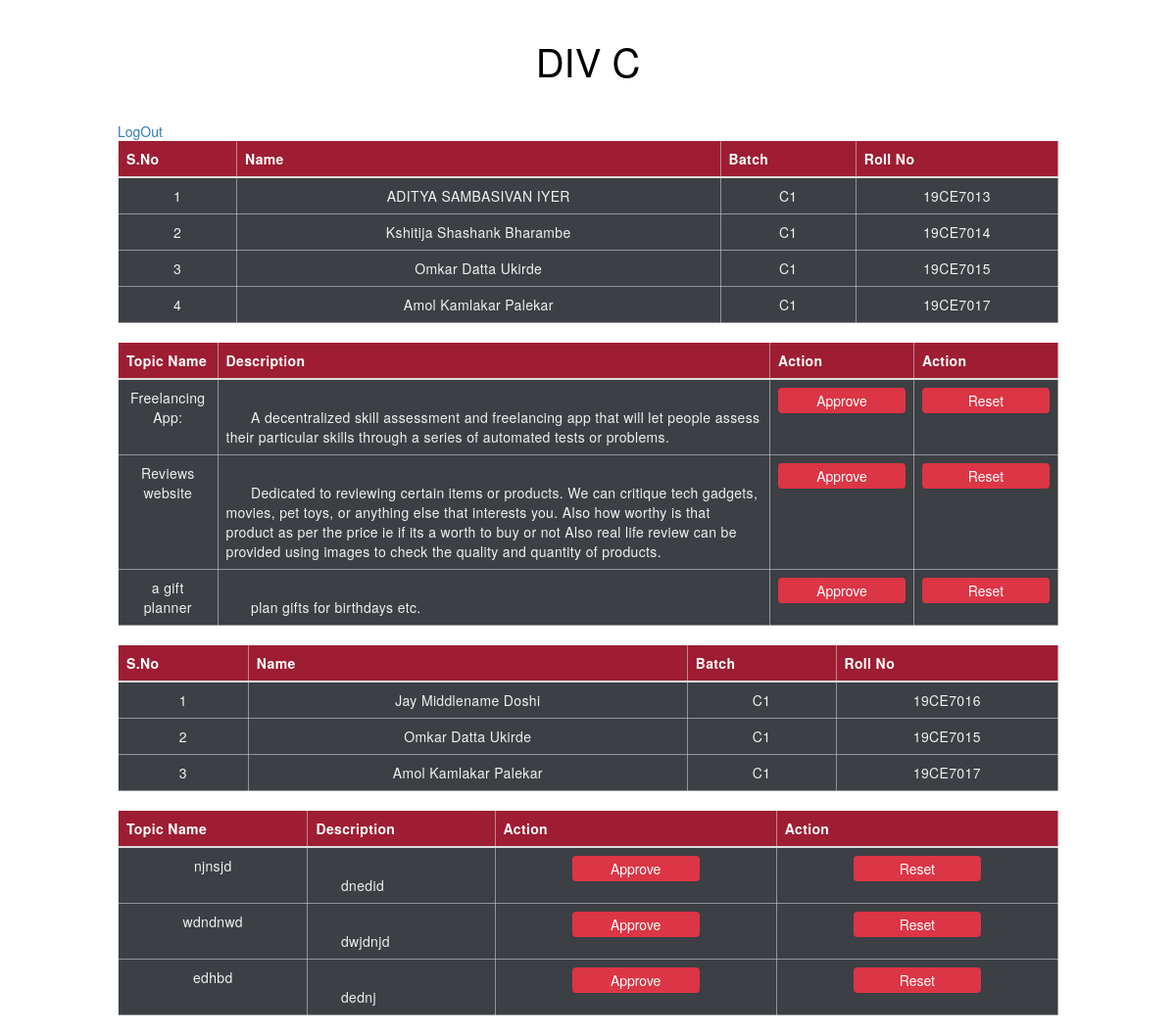
Screenshot of /division.php?division=C (signed in) with the database file from the repository.
### tables this page shows
CREATE TABLE `groups` (
  `sr_no` int(11) NOT NULL,
  `g_id` varchar(15) NOT NULL,
  `s_id` varchar(10) NOT NULL,
  `Leader` tinyint(1) DEFAULT NULL,
  `dept` varchar(10) NOT NULL,
  `division` varchar(1) NOT NULL
);

CREATE TABLE `student` (
  `sr_no` int(10) NOT NULL,
  `s_id` varchar(20) NOT NULL,
  `dept` varchar(10) NOT NULL,
  `roll_no` varchar(10) NOT NULL,
  `F_name` varchar(20) NOT NULL,
  `M_name` varchar(20) NOT NULL,
  `L_name` varchar(20) NOT NULL,
  `email` varchar(50) NOT NULL,
  `password` varchar(20) NOT NULL,
  `contact` bigint(10) NOT NULL,
  `year` varchar(10) NOT NULL,
  `division` varchar(10) NOT NULL,
  `batch` varchar(10) NOT NULL,
  `active` int(1) NOT NULL
);

CREATE TABLE `project_suggestions` (
  `sr_no` int(11) NOT NULL,
  `g_id` varchar(20) NOT NULL,
  `topic_id` varchar(20) NOT NULL,
  `topic` varchar(100) NOT NULL,
  `description` varchar(1500) NOT NULL,
  `approved` int(11) NOT NULL,
  `status` int(11) NOT NULL
);

### division.php (the view, shortened to what this page needs)
<?php
 include('index_back.php');
?>
<!DOCTYPE html>
<html>
<head>
    <link rel="stylesheet" href="css/div.css">
    <link rel="stylesheet" href="https://maxcdn.bootstrapcdn.com/bootstrap/3.4.1/css/bootstrap.min.css">
</head>
<body>
    <div class="table-container">
        <?php
            $dept = $_SESSION['dept'];
            $division=$_GET['division'];
            echo'<h1 class="heading">DIV '.$division.'</h1> <a href="logout.php"> LogOut</a>';
               $res3 = mysqli_query($Connect," SELECT * FROM `groups` WHERE `Leader` = '1' AND `division`='$division' and `dept` = '$dept' ");
               while ($row3=mysqli_fetch_array($res3)) {
                   $g_id=$row3['g_id']; ?>
        <table class="table">
        <thead>
                 <th>S.No</th>
                 <th>Name</th>
                 <th>Batch</th>
                 <th>Roll No</th>
            </thead>
            <tbody>
            <?php
    $n=1;
                   $res1 = mysqli_query($Connect, " SELECT * FROM `groups` WHERE `g_id` = '$g_id' ");
                   while ($row1=mysqli_fetch_array($res1)) {
                       $s_id=$row1['s_id'];
                       $res2 = mysqli_query($Connect, " SELECT * FROM `student` WHERE  `s_id`='$s_id' ");
                       while ($row2=mysqli_fetch_array($res2)) {
                           $F_name = $row2['F_name'];
                           $M_name = $row2['M_name'];
                           $L_name = $row2['L_name'];
                           $Full_name=" {$F_name} {$M_name} {$L_name} ";
                           $roll_no = $row2['roll_no'];
                           $batch = $row2['batch']; ?>
                  <tr>
                        <td data-label="S.No"><?php echo $n ?></td>
                        <td data-label="Name"><?php echo $Full_name ?></td>
                        <td data-label="Batch"><?php echo $batch ?></td>
                        <td data-label="Roll No"><?php echo $roll_no ?></td>
                  </tr>
                <?php
                    $n++;
                       }
                   }
               ?>
            </tbody>
          </table>
        <table class="table">
            <thead>
                <tr>
                    <th>Topic Name</th>
                    <th>Description</th>
                    <th>Action</th>
                    <th>Action</th>
                </tr>
            </thead>
            <tbody>
            <?php
            $res5 = mysqli_query($Connect," SELECT * FROM `project_suggestions` WHERE `g_id` = '$g_id'  ");
               while ($row5=mysqli_fetch_array($res5)) {
                   $topic   =   $row5['topic'];
                   $description = $row5['description'];
                   $topic_id = $row5['topic_id'];
                ?>
                <tr>
                    <td data-label="Topic Name"><?php echo $topic?></td>
                    <td style="text-align:initial;" data-label="Description"><br> &nbsp;  &nbsp; &nbsp; <?php echo $description?> </td>
                    <?php
                        $approved=$row5['approved'];
                        if ($approved == 0) {
                            ?>
                            <td data-label="Action"><form method="post"><input type="submit" class="btn" name="<?php echo $topic_id ?>" value="Approve"></form></td>
                            <?php
                        } elseif ($approved == '1') {
                            echo'<td data-label="Action"><label>Accepted</label></td>';
                        } else {
                            echo'<td data-label="Action"><label>Rejected</label></td>';
                        }
                    ?>
                    <td data-label="Action"><form method="post"><button  name="<?php echo "A$topic_id" ?>" class="btn">Reset</button></form>
                </tr>
                <?php
        }
           }
               ?>
            </tbody>
        </table>

### css/div.css (style rules this page uses)
* { margin: 0; padding: 0; box-sizing: border-box; }
body { background-color: #FFFFFF; font-family: sans-serif; }
.table-container { padding: 0 10%; margin: 40px auto 0; }
.heading { font-size: 40px; text-align: center; color: #000; margin-bottom: 40px; }
.table { width: 100%; border-collapse: collapse; }
.table thead { background-color: rgb(158,29,51); }
.table thead tr th { font-size: 14px; font-weight: medium; letter-spacing: 0.35px; color: #FFFFFF; opacity: 1; padding: 12px; vertical-align: top; border:1px solid #dee2e685; }
.table tbody tr td { font-size: 14px; letter-spacing: 0.35px; font-weight: normal; color: #f1f1f1; background-color: #3c3f44; padding: 8px; text-align: center; border: 1px solid #dee2e685; }
.table tbody tr td .btn { width: 130px; text-decoration: none; line-height: 12px; display: inline-block; background-color: #dc3545; font-weight: medium; color: #FFFFFF; text-align: center; vertical-align: middle; user-select: none; border: 1px solid transparent; font-size: 14px; opacity: 1; }

### rows the page displays
student: Full_name "ADITYA SAMBASIVAN IYER", batch "C1", roll_no "19CE7013"
student: Full_name "Kshitija Shashank Bharambe", batch "C1", roll_no "19CE7014"
student: Full_name "Omkar Datta Ukirde", batch "C1", roll_no "19CE7015"
student: Full_name "Amol Kamlakar Palekar", batch "C1", roll_no "19CE7017"
project_suggestions: topic "Freelancing App:", description "A decentralized skill assessment and freelancing app that will let people assess their particular skills through a series of automated tests or problems."
project_suggestions: topic "Reviews website", description "Dedicated to reviewing certain items or products. We can critique tech gadgets, movies, pet toys, or anything else that interests you. Also how worthy is that product as per the price ie if its a worth to buy or not Also real life review can be provided using images to check the quality and quantity of products."
project_suggestions: topic "a gift planner", description "plan gifts for birthdays etc."
student: Full_name "Jay Middlename Doshi", batch "C1", roll_no "19CE7016"
project_suggestions: topic "njnsjd", description "dnedid"
project_suggestions: topic "wdndnwd", description "dwjdnjd"
project_suggestions: topic "edhbd", description "dednj"

### other values shown
$division "C"
